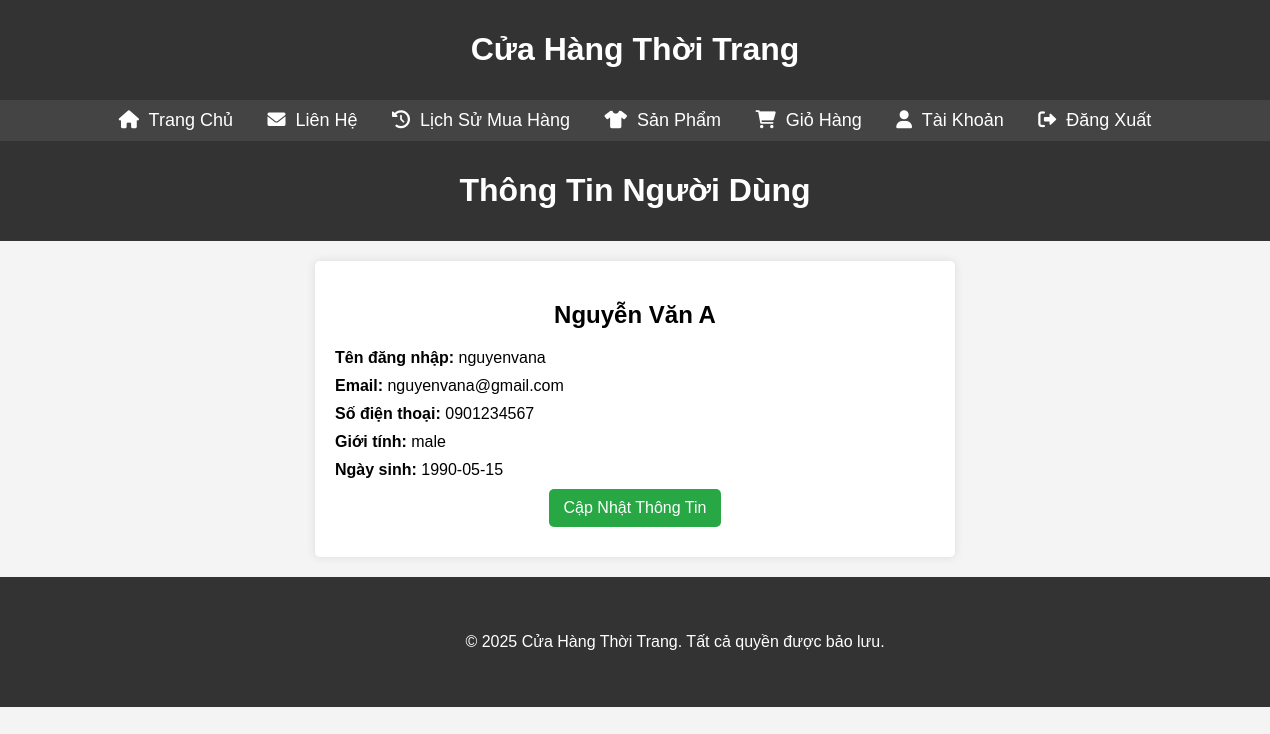
Page /user/profile.php (signed in) on the committed database.
### tables this page shows
CREATE TABLE User_Accounts (
    account_id INT AUTO_INCREMENT PRIMARY KEY,
    username VARCHAR(50) NOT NULL UNIQUE,
    password_hash VARCHAR(255) NOT NULL,
    email VARCHAR(100) NOT NULL UNIQUE,
    full_name VARCHAR(100),
    phone VARCHAR(15),
    gender ENUM('male', 'female', 'other'),
    date_of_birth DATE,
    created_at TIMESTAMP DEFAULT CURRENT_TIMESTAMP,
    updated_at TIMESTAMP DEFAULT CURRENT_TIMESTAMP ON UPDATE CURRENT_TIMESTAMP
);

### user/profile.php (the view, shortened to what this page needs)
<?php
include '../includes/header.php';
$servername = "localhost";
$username = "root";
$password = "Nghiacoi2212@";
$dbname = "fashion_store";
$conn = new mysqli($servername, $username, $password, $dbname);
$user_id = $_SESSION['user_id'];
$sql = "SELECT * FROM User_Accounts WHERE account_id = ?";
$stmt = $conn->prepare($sql);
$stmt->bind_param("i", $user_id);
$stmt->execute();
$result = $stmt->get_result();
$user = null;
if ($result && $result->num_rows > 0) {
    $user = $result->fetch_assoc();
} else {
    echo "Không tìm thấy thông tin người dùng.";
}
?>
<!DOCTYPE html>
<html lang="vi">
<head>
</head>
<body>
<header>
    <h1>Thông Tin Người Dùng</h1>
</header>
<div class="container">
    <?php if ($user): ?>
        <h2><?php echo htmlspecialchars($user['full_name']); ?></h2>
        <div class="info"><strong>Tên đăng nhập:</strong> <?php echo htmlspecialchars($user['username']); ?></div>
        <div class="info"><strong>Email:</strong> <?php echo htmlspecialchars($user['email']); ?></div>
        <div class="info"><strong>Số điện thoại:</strong> <?php echo htmlspecialchars($user['phone']); ?></div>
        <div class="info"><strong>Giới tính:</strong> <?php echo htmlspecialchars($user['gender']); ?></div>
        <div class="info"><strong>Ngày sinh:</strong> <?php echo htmlspecialchars($user['date_of_birth']); ?></div>
        <button onclick="toggleUpdateForm()">Cập Nhật Thông Tin</button>
    <?php else: ?>
        <p>Không có thông tin để hiển thị.</p>
    <?php endif; ?>
</div>
<footer>
    <?php include '../includes/footer.php'; ?>
</body>
</html>

### includes/header.php (style rules this page uses)
header { background: #333; color: #fff; padding: 10px 20px; text-align: center; }

### user/profile.php (style rules this page uses)
body { font-family: Arial, sans-serif; margin: 0; padding: 0; background-color: #f4f4f4; }
header { background: #333; color: #fff; padding: 10px 20px; text-align: center; }
.container { max-width: 600px; margin: 20px auto; padding: 20px; background: white; border-radius: 5px; box-shadow: 0 0 10px rgba(0, 0, 0, 0.1); }
h2 { text-align: center; }
.info, .form-group { margin: 10px 0; }
button { background: #28a745; color: white; border: none; border-radius: 5px; display: block; margin: 10px auto; padding: 10px 15px; cursor: pointer; font-size: 16px; width: auto; margin-top: 10px; }
footer { text-align: center; padding: 20px; background: #333; color: white; position: relative; bottom: 0; width: 100%; }

### rows in the picture
user_accounts: full_name "Nguyễn Văn A", username "nguyenvana", email "nguyenvana@gmail.com", phone "0901234567", gender "male", date_of_birth "1990-05-15"
